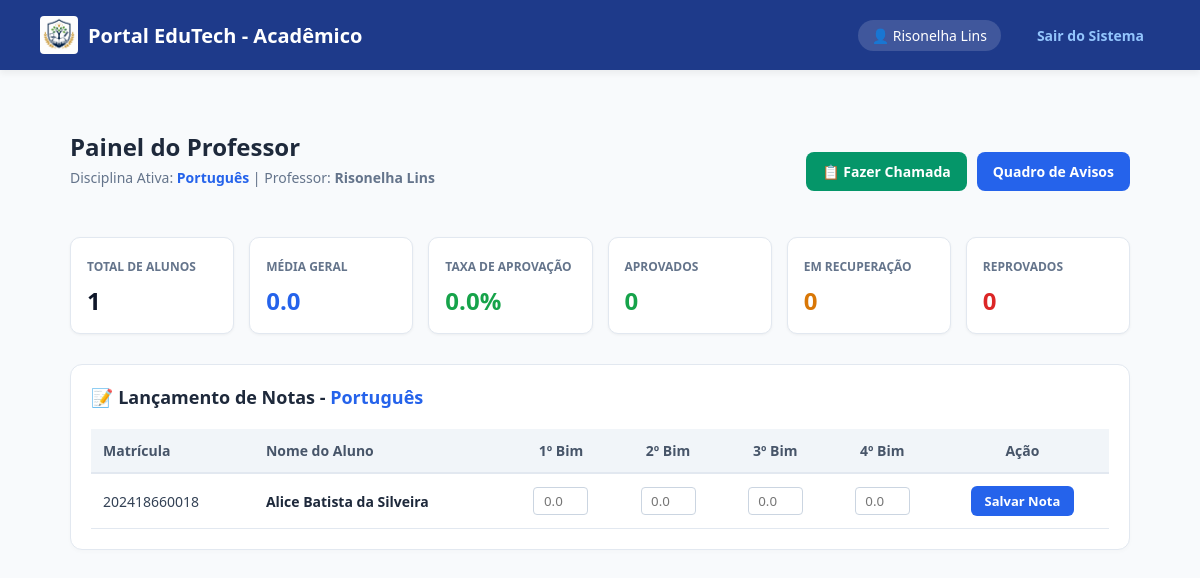
Page /professor (signed in) on the earlier database version.
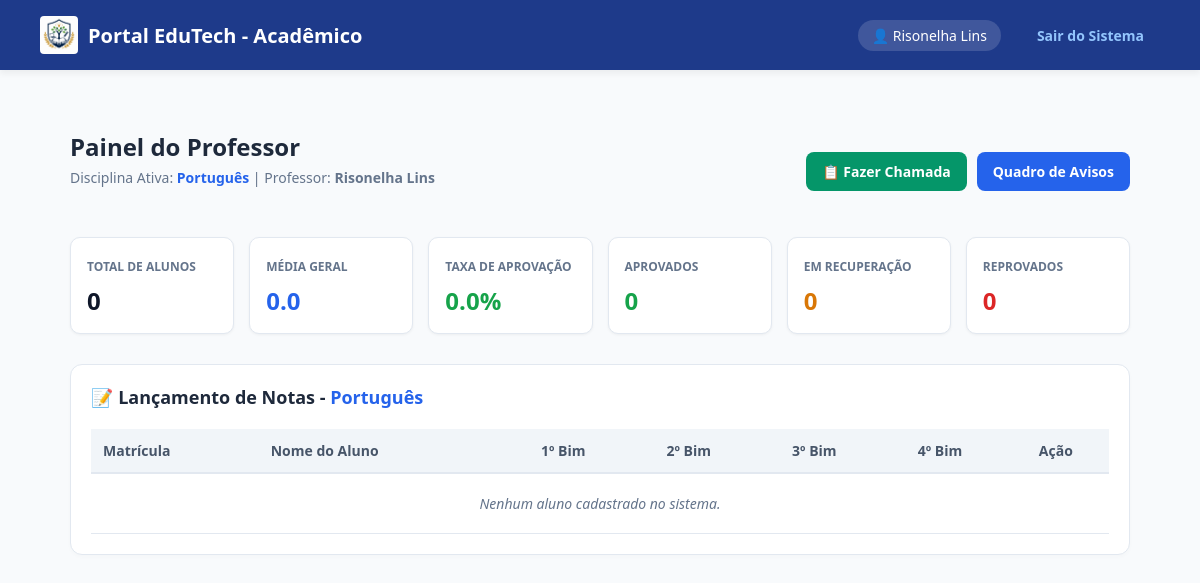
Same page on the later database version.
### modelos/aluno.py (models this page shows, shortened)
class Aluno(db.Model):
    __tablename__ = 'alunos'
    id = db.Column(db.Integer, primary_key=True, autoincrement=True)
    nome = db.Column(db.String(150), nullable=False)
    matricula = db.Column(db.String(20), unique=True, nullable=False)
    senha = db.Column(db.String(100), nullable=False, default='123')
    email = db.Column(db.String(100), unique=False, nullable=True)
    curso = db.Column(db.String(100), nullable=False, default='Técnico em Informática')
    data = db.Column(db.String(20), nullable=False, default='2026')
    b1 = db.Column(db.Float, nullable=True, default=None)
    b2 = db.Column(db.Float, nullable=True, default=None)
    b3 = db.Column(db.Float, nullable=True, default=None)
    b4 = db.Column(db.Float, nullable=True, default=None)
    presencas = db.relationship(
        'Presenca',
        backref='aluno',
        cascade='all, delete-orphan',
        lazy=True
    )
    notas_disciplinas = db.relationship(
        'Nota',
        backref='aluno_rel',
        cascade='all, delete-orphan',
        lazy=True
    )

### blueprints/bp_professor.py (the view)
@bp_professor.route('/professor')
def dashboard():
    if session.get('perfil') != 'Professor':
        return redirect(url_for('index'))
    alunos = aluno_dao.listar_todos()
    disciplina_professor = session.get('disciplina') or 'Geral'
    for aluno in alunos:
        nota_obj = Nota.query.filter_by(
            matricula_aluno=str(aluno.matricula).strip(),
            disciplina=str(disciplina_professor).strip()
        ).first()
        if nota_obj:
            aluno.b1_disc = nota_obj.b1
            aluno.b2_disc = nota_obj.b2
            aluno.b3_disc = nota_obj.b3
            aluno.b4_disc = nota_obj.b4
            aluno.media_disc = nota_obj.media
            aluno.situacao_disc = nota_obj.situacao
        else:
            aluno.b1_disc = None
            aluno.b2_disc = None
            aluno.b3_disc = None
            aluno.b4_disc = None
            aluno.media_disc = 0.0
            aluno.situacao_disc = 'Em Aberto'
    total_alunos = len(alunos)
    aprovados = 0
    recuperacao = 0
    reprovados = 0
    soma_medias = 0.0
    qtd_com_media = 0
    for aluno in alunos:
        if aluno.situacao_disc == 'Aprovado':
            aprovados += 1
        elif aluno.situacao_disc == 'Recuperação':
            recuperacao += 1
        if aluno.media_disc > 0:
            soma_medias += aluno.media_disc
            qtd_com_media += 1
    media_geral = round(soma_medias / qtd_com_media, 1) if qtd_com_media > 0 else 0.0
    taxa_aprovacao = round((aprovados / total_alunos) * 100, 1) if total_alunos > 0 else 0.0
    stats = {
        'total': total_alunos,
        'media_geral': media_geral,
        'taxa_aprovacao': taxa_aprovacao,
        'aprovados': aprovados,
        'recuperacao': recuperacao,
        'reprovados': reprovados
    }
    return render_template(
        'professor.html',
        alunos=alunos,
        stats=stats,
        disciplina=disciplina_professor
    )

### dao/aluno_dao.py (called while the page is built)
    def listar_todos(self):
        return Aluno.query.order_by(Aluno.nome).all()

### templates/professor.html (shortened to what this page needs)
{% extends 'base.html' %}
{% block styles %}
<link rel="stylesheet" href="{{ url_for('static', filename='professor.css') }}">
{% endblock %}
{% block content %}
<div class="professor-panel" style="max-width: 1100px; margin: 0 auto; padding: 20px;">
    <div class="panel-header" style="display: flex; justify-content: space-between; align-items: center; margin-bottom: 25px;">
        <div>
            <h2 style="margin: 0; color: #1e293b;">Painel do Professor</h2>
            <p style="margin-top: 5px; color: #64748b; font-size: 14px;">
                Disciplina Ativa: <strong style="color: #2563eb;">{{ disciplina }}</strong> | Professor: <strong>{{ session.usuario }}</strong>
            </p>
        </div>
        <div style="display: flex; gap: 10px;">
            <a href="{{ url_for('professor.chamada') }}" class="btn-action" style="background-color: #059669; color: #ffffff; padding: 10px 16px; border-radius: 8px; text-decoration: none; font-weight: 600; font-size: 14px; display: inline-flex; align-items: center; gap: 6px;">
                📋 Fazer Chamada
            </a>
            <a href="{{ url_for('professor.ver_avisos') }}" class="btn-action" style="background-color: #2563eb; color: #ffffff; padding: 10px 16px; border-radius: 8px; text-decoration: none; font-weight: 600; font-size: 14px; display: inline-flex; align-items: center; gap: 6px;">
                Quadro de Avisos
            </a>
        </div>
    </div>
    <div class="stats-grid" style="display: grid; grid-template-columns: repeat(auto-fit, minmax(160px, 1fr)); gap: 15px; margin-bottom: 30px;">
        <div class="stat-card" style="background: #ffffff; padding: 16px; border-radius: 10px; border: 1px solid #e2e8f0; box-shadow: 0 1px 3px rgba(0,0,0,0.05);">
            <span style="font-size: 12px; color: #64748b; font-weight: 600; text-transform: uppercase;">Total de Alunos</span>
            <h3 style="margin: 8px 0 0 0; font-size: 24px; color: #0f172a;">{{ stats.total }}</h3>
        </div>
        <div class="stat-card" style="background: #ffffff; padding: 16px; border-radius: 10px; border: 1px solid #e2e8f0; box-shadow: 0 1px 3px rgba(0,0,0,0.05);">
            <span style="font-size: 12px; color: #64748b; font-weight: 600; text-transform: uppercase;">Média Geral</span>
            <h3 style="margin: 8px 0 0 0; font-size: 24px; color: #2563eb;">{{ stats.media_geral }}</h3>
        </div>
        <div class="stat-card" style="background: #ffffff; padding: 16px; border-radius: 10px; border: 1px solid #e2e8f0; box-shadow: 0 1px 3px rgba(0,0,0,0.05);">
            <span style="font-size: 12px; color: #64748b; font-weight: 600; text-transform: uppercase;">Taxa de Aprovação</span>
            <h3 style="margin: 8px 0 0 0; font-size: 24px; color: #16a34a;">{{ stats.taxa_aprovacao }}%</h3>
        </div>
        <div class="stat-card" style="background: #ffffff; padding: 16px; border-radius: 10px; border: 1px solid #e2e8f0; box-shadow: 0 1px 3px rgba(0,0,0,0.05);">
            <span style="font-size: 12px; color: #64748b; font-weight: 600; text-transform: uppercase;">Aprovados</span>
            <h3 style="margin: 8px 0 0 0; font-size: 24px; color: #16a34a;">{{ stats.aprovados }}</h3>
        </div>
        <div class="stat-card" style="background: #ffffff; padding: 16px; border-radius: 10px; border: 1px solid #e2e8f0; box-shadow: 0 1px 3px rgba(0,0,0,0.05);">
            <span style="font-size: 12px; color: #64748b; font-weight: 600; text-transform: uppercase;">Em Recuperação</span>
            <h3 style="margin: 8px 0 0 0; font-size: 24px; color: #d97706;">{{ stats.recuperacao }}</h3>
        </div>
        <div class="stat-card" style="background: #ffffff; padding: 16px; border-radius: 10px; border: 1px solid #e2e8f0; box-shadow: 0 1px 3px rgba(0,0,0,0.05);">
            <span style="font-size: 12px; color: #64748b; font-weight: 600; text-transform: uppercase;">Reprovados</span>
            <h3 style="margin: 8px 0 0 0; font-size: 24px; color: #dc2626;">{{ stats.reprovados }}</h3>
        </div>
    </div>
    <div class="table-container" style="background: #ffffff; border-radius: 12px; border: 1px solid #e2e8f0; padding: 20px; box-shadow: 0 2px 4px rgba(0,0,0,0.02);">
        <h3 style="margin-top: 0; margin-bottom: 20px; color: #1e293b; font-size: 18px;">
            📝 Lançamento de Notas - <span style="color: #2563eb;">{{ disciplina }}</span>
        </h3>
        <div style="overflow-x: auto;">
            <table style="width: 100%; border-collapse: collapse; text-align: left; font-size: 14px;">
                <thead>
                    <tr style="background-color: #f8fafc;">
                        <th scope="col" style="padding: 12px; border-bottom: 2px solid #e2e8f0; color: #475569;">Matrícula</th>
                        <th scope="col" style="padding: 12px; border-bottom: 2px solid #e2e8f0; color: #475569;">Nome do Aluno</th>
                        <th scope="col" style="padding: 12px; border-bottom: 2px solid #e2e8f0; color: #475569; text-align: center;">1º Bim</th>
                        <th scope="col" style="padding: 12px; border-bottom: 2px solid #e2e8f0; color: #475569; text-align: center;">2º Bim</th>
                        <th scope="col" style="padding: 12px; border-bottom: 2px solid #e2e8f0; color: #475569; text-align: center;">3º Bim</th>
                        <th scope="col" style="padding: 12px; border-bottom: 2px solid #e2e8f0; color: #475569; text-align: center;">4º Bim</th>
                        <th scope="col" style="padding: 12px; border-bottom: 2px solid #e2e8f0; color: #475569; text-align: center;">Ação</th>
                    </tr>
                </thead>
                <tbody>
                    {% for aluno in alunos %}
                    <tr>
                        <form action="{{ url_for('professor.lancar_notas') }}" method="POST">
                            <td style="padding: 12px; border-bottom: 1px solid #e2e8f0;">
                                <code>{{ aluno.matricula }}</code>
                            </td>
                            <td style="padding: 12px; border-bottom: 1px solid #e2e8f0; font-weight: 600; color: #1e293b;">
                                {{ aluno.nome }}
                            </td>
                            <td style="padding: 12px; border-bottom: 1px solid #e2e8f0; text-align: center;">
                                <input type="number" step="0.1" min="0" max="10" name="b1" placeholder="0.0" style="width: 55px; text-align: center; padding: 4px; border: 1px solid #cbd5e1; border-radius: 4px;">
                            </td>
                            <td style="padding: 12px; border-bottom: 1px solid #e2e8f0; text-align: center;">
                                <input type="number" step="0.1" min="0" max="10" name="b2" placeholder="0.0" style="width: 55px; text-align: center; padding: 4px; border: 1px solid #cbd5e1; border-radius: 4px;">
                            </td>
                            <td style="padding: 12px; border-bottom: 1px solid #e2e8f0; text-align: center;">
                                <input type="number" step="0.1" min="0" max="10" name="b3" placeholder="0.0" style="width: 55px; text-align: center; padding: 4px; border: 1px solid #cbd5e1; border-radius: 4px;">
                            </td>
                            <td style="padding: 12px; border-bottom: 1px solid #e2e8f0; text-align: center;">
                                <input type="number" step="0.1" min="0" max="10" name="b4" placeholder="0.0" style="width: 55px; text-align: center; padding: 4px; border: 1px solid #cbd5e1; border-radius: 4px;">
                            </td>
                            <td style="padding: 12px; border-bottom: 1px solid #e2e8f0; text-align: center;">
                                <button type="submit" style="background-color: #2563eb; color: #ffffff; border: none; padding: 6px 14px; border-radius: 6px; font-size: 13px; font-weight: 600; cursor: pointer; transition: background 0.2s;">
                                    Salvar Nota
                                </button>
                            </td>
                        </form>
                    </tr>
                    {% else %}
                    <tr>
                        <td colspan="7" style="padding: 20px; text-align: center; color: #64748b; font-style: italic;">
                            Nenhum aluno cadastrado no sistema.
                        </td>
                    </tr>
                    {% endfor %}
                </tbody>
            </table>
        </div>
    </div>
</div>
{% endblock %}

### templates/base.html (shortened to what this page needs)
<!DOCTYPE html>
<html lang="pt-br">
<head>
    <link rel="stylesheet" href="{{ url_for('static', filename='base.css') }}">
    {% block styles %}{% endblock %}
</head>
<body>
    <nav class="navbar">
        <div class="nav-brand" style="display: flex; align-items: center; gap: 10px;">
            <img src="{{ url_for('static', filename='imagem/logo.jpeg') }}"
                 alt="Logo IFPB"
                 style="height: 38px; width: auto; object-fit: contain; border-radius: 4px;">
            <span>Portal EduTech - Acadêmico</span>
        </div>
        <div class="nav-user">
            <span class="user-badge">👤 {{ session.get('usuario', 'Convidado') }}</span>
            <a href="{{ url_for('logout') }}" class="btn-logout">Sair do Sistema</a>
        </div>
    </nav>
    <div class="container">
        {% block content %}{% endblock %}
    </div>
</body>
</html>

### static/base.css (style rules this page uses)
:root { --primary-color: #1e3a8a; --secondary-color: #3b82f6; --bg-light: #f8fafc; --surface: #ffffff; --text-main: #1e293b; --text-muted: #64748b; --success: #10b981; --warning: #f59e0b; --danger: #ef4444; --border: #e2e8f0; }
* { margin: 0; padding: 0; box-sizing: border-box; font-family: 'Segoe UI', system-ui, sans-serif; }
body { background-color: var(--bg-light); color: var(--text-main); min-height: 100vh; display: flex; flex-direction: column; }
.navbar { background-color: var(--primary-color); color: white; padding: 0 40px; height: 70px; display: flex; justify-content: space-between; align-items: center; box-shadow: 0 4px 6px rgba(0, 0, 0, 0.05); }
.nav-brand { display: flex; align-items: center; gap: 10px; font-size: 20px; font-weight: 700; }
.nav-user { display: flex; align-items: center; gap: 20px; }
.user-badge { background-color: rgba(255, 255, 255, 0.15); padding: 6px 14px; border-radius: 20px; font-size: 14px; font-weight: 500; }
.btn-logout { color: #93c5fd; text-decoration: none; font-size: 14px; font-weight: 600; padding: 8px 16px; border-radius: 6px; transition: 0.2s; }
.container { max-width: 1200px; width: 100%; margin: 40px auto; padding: 0 20px; flex: 1; }
table { width: 100%; border-collapse: collapse; text-align: left; }
th { background-color: #f1f5f9; color: var(--text-main); font-weight: 600; padding: 14px 20px; font-size: 14px; border-bottom: 2px solid var(--border); }
td { padding: 14px 20px; font-size: 14px; color: #334155; border-bottom: 1px solid var(--border); }

### static/professor.css (style rules this page uses)
.professor-panel h3 { color: #1e3a8a; font-size: 22px; margin-bottom: 6px; }
.professor-panel p { color: #64748b; font-size: 14px; margin-bottom: 25px; }

Differences in the rows shown:
removed Aluno: matricula "202418660018", nome "Alice Batista da Silveira"
Other differences:
{{ stats.total }}: "1" → "0"
text now shown: "Nenhum aluno cadastrado no sistema."
